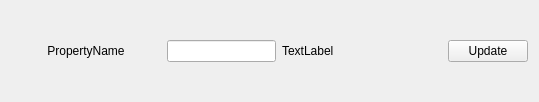
<?xml version="1.0" encoding="UTF-8"?>
<ui version="4.0">
 <class>PropertyFrame</class>
 <widget class="QFrame" name="PropertyFrame">
  <property name="geometry">
   <rect>
    <x>0</x>
    <y>0</y>
    <width>539</width>
    <height>102</height>
   </rect>
  </property>
  <property name="windowTitle">
   <string>Frame</string>
  </property>
  <property name="frameShape">
   <enum>QFrame::NoFrame</enum>
  </property>
  <property name="frameShadow">
   <enum>QFrame::Raised</enum>
  </property>
  <property name="lineWidth">
   <number>0</number>
  </property>
  <layout class="QHBoxLayout" name="horizontalLayout">
   <item>
    <widget class="QLabel" name="label">
     <property name="minimumSize">
      <size>
       <width>150</width>
       <height>0</height>
      </size>
     </property>
     <property name="text">
      <string>PropertyName</string>
     </property>
     <property name="alignment">
      <set>Qt::AlignCenter</set>
     </property>
    </widget>
   </item>
   <item>
    <widget class="QLineEdit" name="lineEdit">
     <property name="maximumSize">
      <size>
       <width>200</width>
       <height>16777215</height>
      </size>
     </property>
    </widget>
   </item>
   <item>
    <widget class="QLabel" name="valueLabel">
     <property name="maximumSize">
      <size>
       <width>200</width>
       <height>16777215</height>
      </size>
     </property>
     <property name="text">
      <string>TextLabel</string>
     </property>
    </widget>
   </item>
   <item>
    <spacer name="horizontalSpacer">
     <property name="orientation">
      <enum>Qt::Horizontal</enum>
     </property>
     <property name="sizeHint" stdset="0">
      <size>
       <width>40</width>
       <height>20</height>
      </size>
     </property>
    </spacer>
   </item>
   <item>
    <widget class="QPushButton" name="pushButton_2">
     <property name="text">
      <string>Update</string>
     </property>
    </widget>
   </item>
  </layout>
 </widget>
 <resources/>
 <connections/>
</ui>
